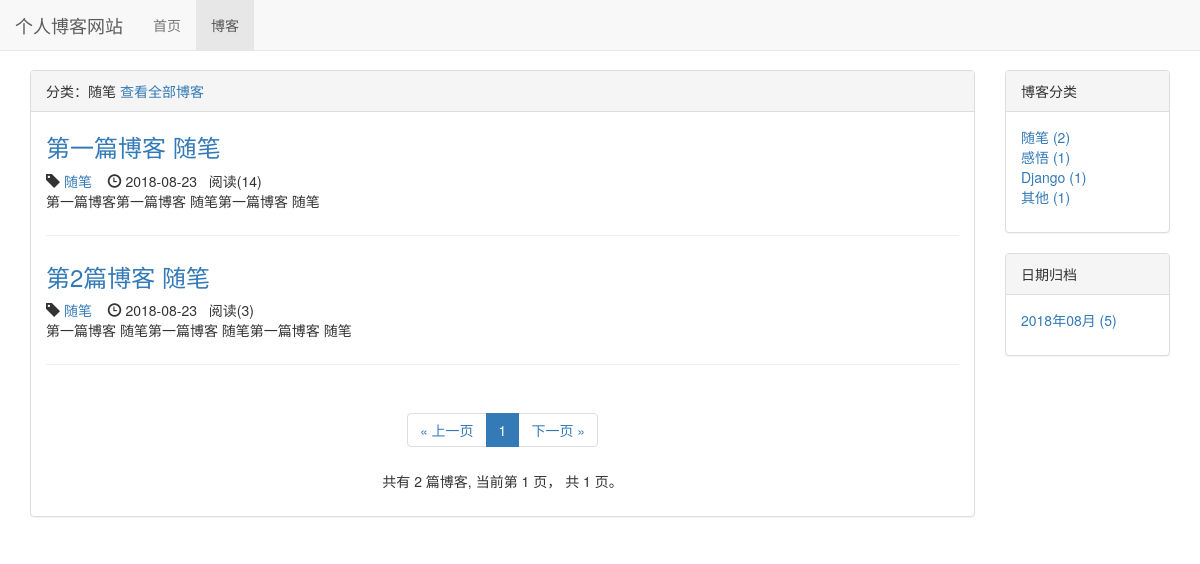
The app's page /blog/type/1, older data.
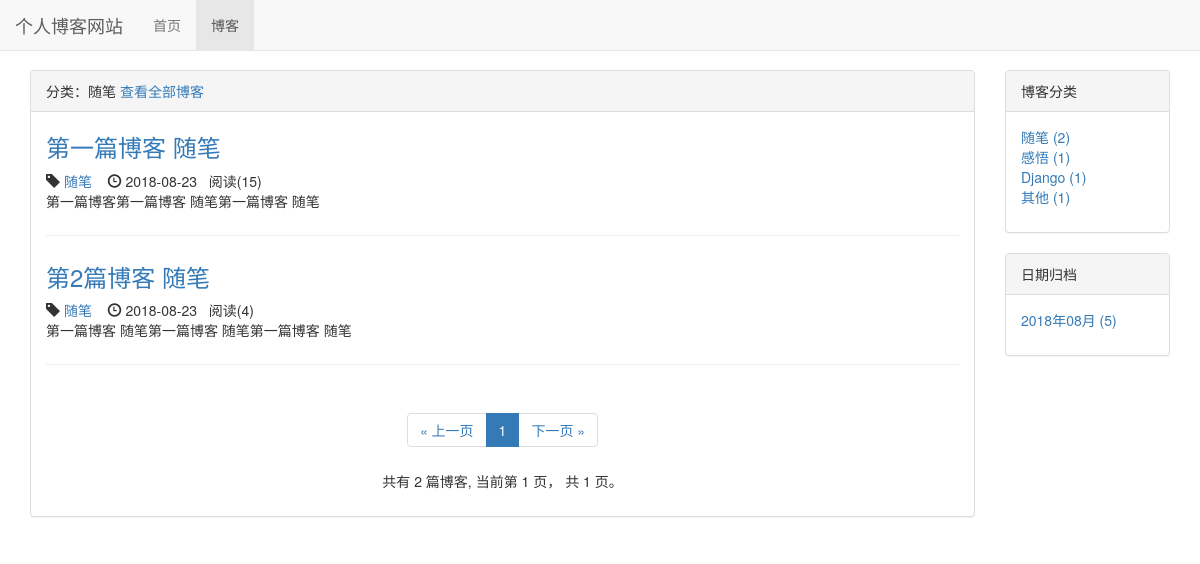
The same page, newer data.
### blog/models.py (models this page shows, shortened)
class Blog(models.Model, ReadNumExpandMethod):  # 继承 方法
    title = models.CharField(max_length=50)
    blog_type = models.ForeignKey(BlogType, on_delete=models.DO_NOTHING)
    content = RichTextUploadingField()
    author = models.ForeignKey(User, on_delete=models.DO_NOTHING)
    read_details = GenericRelation(ReadDetail)
    created_time = models.DateTimeField(auto_now_add=True)
    last_updated_time = models.DateTimeField(auto_now=True)
    class Meta:
        ordering = ['created_time']

class BlogType(models.Model):
    type_name = models.CharField(max_length=15)
    def __str__(self):
        return self.type_name

### read_statistics/models.py (models this page shows)
class ReadNum(models.Model):
    read_num = models.IntegerField(default=0)
    content_type = models.ForeignKey(ContentType, on_delete=models.DO_NOTHING)
    object_id = models.PositiveIntegerField()
    content_object = GenericForeignKey('content_type', 'object_id')

### blog/views.py (the view)
# urls.py: path('type/<int:blog_type_pk>', views.blogs_with_type, name='blogs_with_type'),
def blogs_with_type(request, blog_type_pk):
    blog_type = get_object_or_404(BlogType, pk=blog_type_pk)
    blogs_all_list = Blog.objects.filter(blog_type=blog_type)
    context = get_blog_list_common_date(request, blogs_all_list)
    context['blog_type'] = blog_type
    return render(request, 'blog/blogs_with_type.html', context)

### read_statistics/models.py (called while the page is built)
    def get_read_num(self):
        try:
            ct = ContentType.objects.get_for_model(self)
            readnum = ReadNum.objects.get(content_type=ct, object_id=self.pk)
            return readnum.read_num
        except exceptions.ObjectDoesNotExist:
            return 0

### blog/templates/blog/blogs_with_type.html (shortened to what this page needs)
{% extends "blog/blog_list.html" %}
{% block blog_list_tilte %}
    分类：{{ blog_type.type_name }}
    <a href="{% url 'blog_list' %}">查看全部博客</a>
{% endblock blog_list_tilte %}

### blog/templates/blog/blog_list.html (shortened to what the changed rows need)
{% extends "base.html" %}
{% load staticfiles %}
{% block header_extends %}
    <link rel="stylesheet" href="{% static 'blog/blog.css' %}">
{% endblock header_extends %}
{% block content %}
    <div class="container">
        <div class="row">
            <div class="col-xs-12 col-sm-8 col-md-9 col-lg-10">
                <div class="panel panel-default">
                    <div class="panel-body">
                        {% for blog in blogs %}
                        <div class="blog">
                            <h3><a href="{% url 'blog_detail' blog.pk %}">
                            {{ blog.title }}
                            </a></h3>
                            <div class="blog-info">
                                <span class="glyphicon glyphicon-tag"> </span><a href="{% url 'blogs_with_type' blog.blog_type.pk %}"> {{ blog.blog_type }}    </a>&nbsp;&nbsp;
                                <span class="glyphicon glyphicon-time"></span>
                                  {{ blog.created_time|date:'Y-m-d' }}
                                  &nbsp;&nbsp;阅读({{ blog.get_read_num }})
                            </div>
                            <p>{{ blog.content|striptags|truncatechars:120 }}</p>
                        </div>
                        {% empty %}
                        <div class="blog">
                            <h3>暂无博客，敬请期待</h3>
                        </div>
                        {% endfor %}
                    </div>
                </div>
            </div>
        </div>
    </div>
{% endblock content %}

Row changes from the older to the newer data that the page shows:
changed through a linked row, Blog "第一篇博客 随笔": get_read_num "14" → "15"
changed through a linked row, Blog "第2篇博客 随笔": get_read_num "3" → "4"
